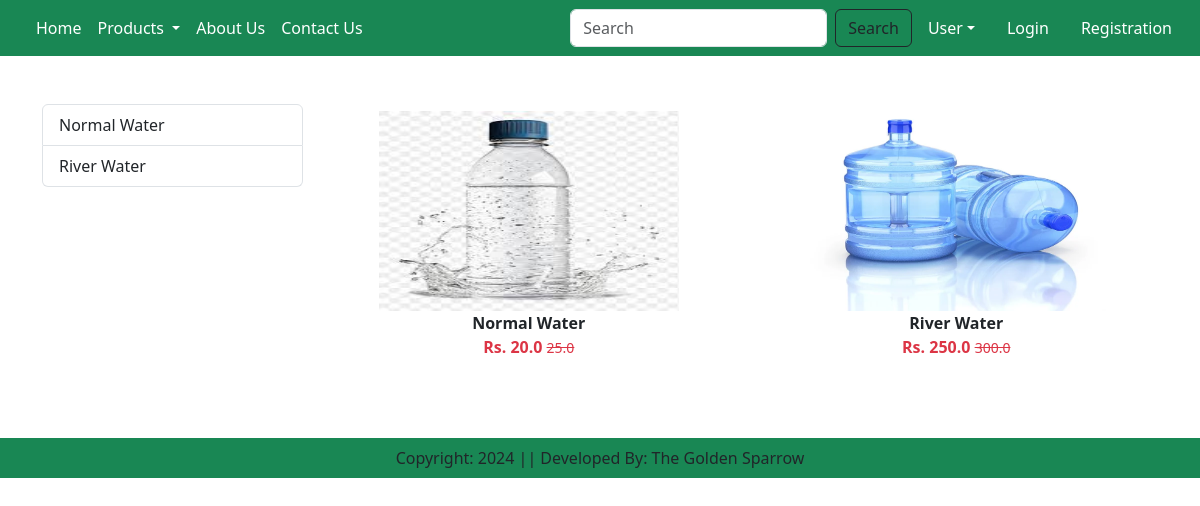
Screenshot of /category/NM with the database file from the repository.
### app/models.py (models this page shows, shortened)
class Product(models.Model):
    title = models.CharField(max_length=100)
    selling_price = models.FloatField()
    discount_price = models.FloatField()
    description = models.TextField()
    composition = models.TextField(default='')
    prodapp = models.TextField(default='')
    category = models.CharField(choices=CATEGORY_CHOICE , max_length=2)
    Product_image = models.ImageField(upload_to='product')

### app/views.py (the view)
# urls.py: path('category/<slug:val>', views.Category.as_view(), name="category"),
class Category(View):
    def get(self, request,val):
        product = Product.objects.filter(category=val)
        title = Product.objects.filter(category=val).values('title')
        return render(request, 'app/category.html',locals())

### app/templates/app/category.html (shortened to what this page needs)
{% extends 'app/base.html' %}
{% load static %}
{% block main-content %}
    <div class="container my-5">
        <div class="row">
            <div class="col-sm-3">
                <div class="list-group">
                    {% for val in title %}
                    <a href="{% url 'category-title' val.title %}" class="list-group-item list-group-item-action" aria-current="true">{{val.title}}</a>
                    {% endfor %}
                </div>
            </div>
            <div class="col-sm-9">
                <div class="row">
                    {% for prod in product %}
                        <div class="col text-center mb-4">
                            <a href="{% url 'product-detail' prod.id %}" class="btn">
                                <div>
                                    <img src="{{ prod.Product_image.url }}" width="300px" height="200px"/>
                                    <div class="fw-bold">{{prod.title}}</div>
                                    <div class="fw-bold text-danger">Rs. {{prod.discount_price}}
                                        <small class="fw-light text-decoration-line-through">
                                            {{prod.selling_price}}
                                        </small>
                                    </div>
                                </div>
                            </a>
                        </div>
                    {% endfor %}
                </div>
            </div>
        </div>
    </div>
{% endblock main-content %}

### rows the page displays
Product: Product_image (picture), title "Normal Water", discount_price "20.0", selling_price "25.0"
Product: Product_image (picture), title "River Water", discount_price "250.0", selling_price "300.0"

### other values shown
{{ val.title }} "Normal Water" "River Water"
